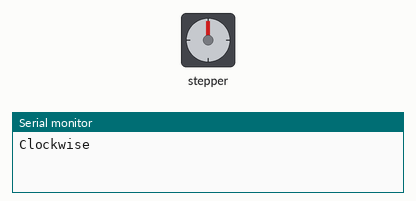
Recording of a sketch running on a simulated Arduino Uno, built with avr-gcc and run on an emulated ATmega328P. Shown: stepper motor, the last lines printed to the serial monitor. Stepper angles assume 2038 steps per turn.

Above: at 0.05 s.
At 3.0 s:
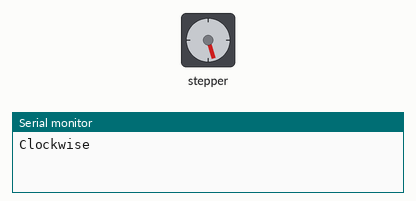
At 6.0 s:
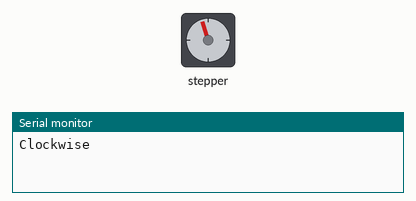
At 11.95 s:
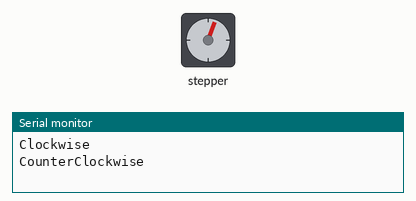
Timing chart, 0 to 16.0 s (numbered marks = the images above):
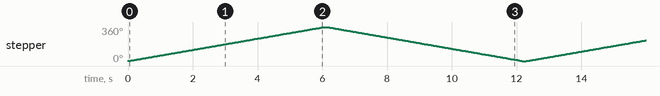

The sketch:

stepper_motor_IV.ino
```cpp
#include <Stepper.h>

const int stepsPerRevolution = 2038;

Stepper my_stepper(stepsPerRevolution, 8, 10, 9, 11);

void setup() {
  // put your setup code here, to run once:
  my_stepper.setSpeed(10);
  Serial.begin(9600);
}

void loop() {
  // put your main code here, to run repeatedly:
  Serial.println("Clockwise");
  my_stepper.step(stepsPerRevolution);
  delay(100);

  Serial.println("CounterClockwise");
  my_stepper.step(-stepsPerRevolution);
  delay(100);
}
```

Measured:
- by itself, stepper: turns 360° clockwise in 6.0 s, then 360° counter-clockwise in 6.0 s, repeating every 12.3 s
